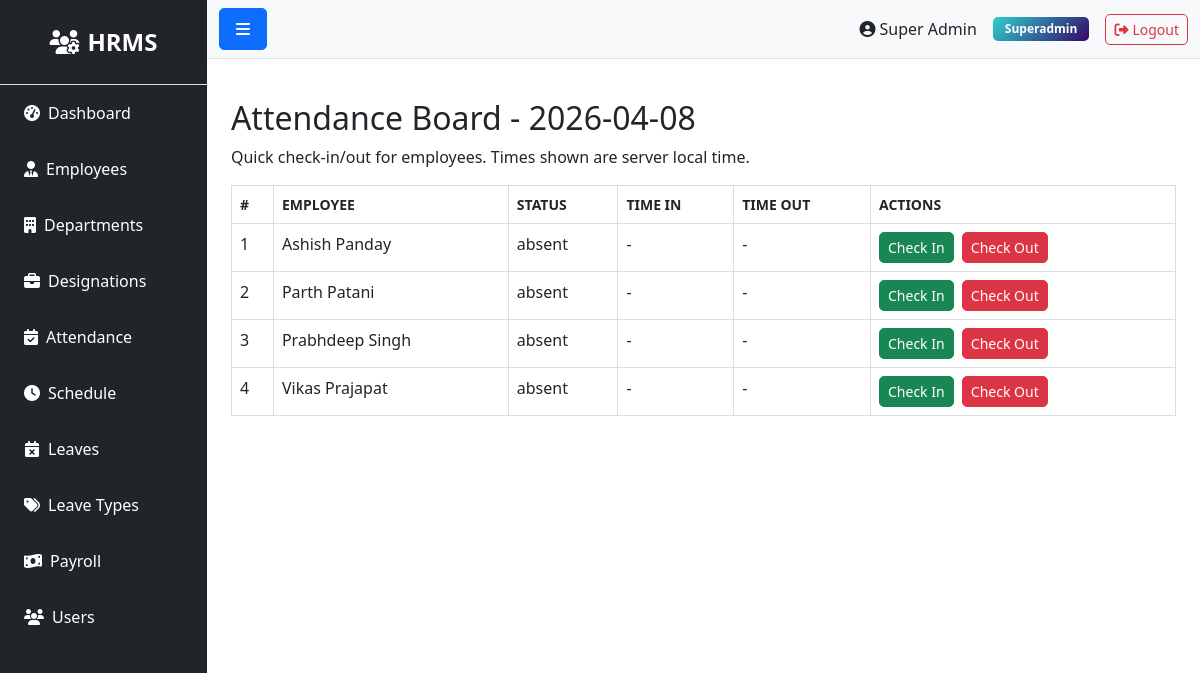
Page /attendance/board (signed in) on the earlier database version.
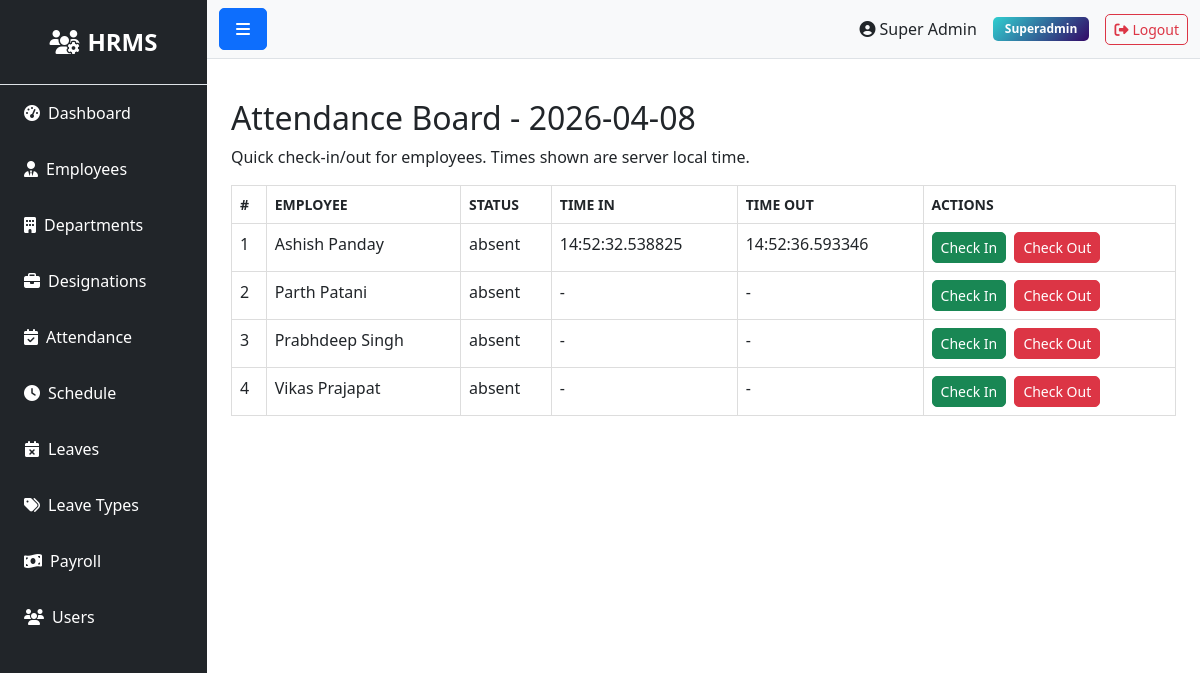
Same page on the later database version.
### models.py (models this page shows, shortened)
class Employee(db.Model):
    __tablename__ = 'employees'
    id = db.Column(db.Integer, primary_key=True)
    department_id = db.Column(db.Integer, db.ForeignKey('departments.id'))
    designation_id = db.Column(db.Integer, db.ForeignKey('designations.id'))
    schedule_id = db.Column(db.Integer, db.ForeignKey('schedules.id'))
    firstname = db.Column(db.String(100), nullable=False)
    lastname = db.Column(db.String(100), nullable=False)
    unique_id = db.Column(db.String(50), unique=True)
    email = db.Column(db.String(100), unique=True)
    phone = db.Column(db.String(20))
    address = db.Column(db.Text)
    dob = db.Column(db.Date)
    gender = db.Column(db.String(10))
    religion = db.Column(db.String(50))
    marital = db.Column(db.String(20))
    image = db.Column(db.String(255))  # Store image filename
    status = db.Column(db.String(20), default='active')
    created_at = db.Column(db.DateTime, default=datetime.utcnow)
    updated_at = db.Column(db.DateTime, default=datetime.utcnow, onupdate=datetime.utcnow)
    attendances = db.relationship('Attendance', backref='employee', lazy=True, cascade='all, delete-orphan')
    checks = db.relationship('Check', backref='employee', lazy=True, cascade='all, delete-orphan')
    salary = db.relationship('Salary', backref='employee', uselist=False, cascade='all, delete-orphan')
    leaves = db.relationship('Leave', backref='employee', lazy=True, cascade='all, delete-orphan')
    late_times = db.relationship('LateTime', backref='employee', lazy=True, cascade='all, delete-orphan')
    over_times = db.relationship('OverTime', backref='employee', lazy=True, cascade='all, delete-orphan')
    payrolls = db.relationship('Payroll', backref='employee', lazy=True, cascade='all, delete-orphan')

class Attendance(db.Model):
    __tablename__ = 'attendances'
    id = db.Column(db.Integer, primary_key=True)
    employee_id = db.Column(db.Integer, db.ForeignKey('employees.id'), nullable=False)
    date = db.Column(db.Date, nullable=False)
    time_in = db.Column(db.Time)
    time_out = db.Column(db.Time)
    status = db.Column(db.String(20))  # present, absent, holiday, weekend
    description = db.Column(db.Text)  # For holiday name or other notes
    created_at = db.Column(db.DateTime, default=datetime.utcnow)
    updated_at = db.Column(db.DateTime, default=datetime.utcnow, onupdate=datetime.utcnow)

### routes/attendance.py (the view)
@bp.route('/board')
@login_required
def board():
    if not current_user.is_authenticated or current_user.role.name not in ['superadmin', 'admin', 'moderator', 'hr']:
        flash('Access denied', 'danger')
        return redirect(url_for('auth.login'))
    current_date = datetime.now().date()
    employees = Employee.query.order_by(Employee.firstname).all()
    attendances = Attendance.query.filter_by(date=current_date).all()
    attendance_map = {a.employee_id: a for a in attendances}
    return render_template('admin/attendance/board.html', employees=employees, attendance_map=attendance_map, date=current_date)

### app.py (called while the page is built)
@login_manager.user_loader
def load_user(user_id):
    try:
        return db.session.get(User, int(user_id))
    except Exception as e:
        app.logger.error(f'Error loading user {user_id}: {str(e)}')
        return None

@app.context_processor
def inject_user():
    pending_leaves = 0
    try:
        if current_user.is_authenticated and getattr(current_user, 'role', None) and current_user.role.name in ['superadmin', 'admin', 'hr']:
            from models import Leave
            pending_leaves = Leave.query.filter_by(status='pending').count()
    except Exception:
        pending_leaves = 0
    return dict(current_user=current_user, pending_leaves=pending_leaves)

### templates/admin/attendance/board.html (shortened to what this page needs)
{% extends "base.html" %}
{% block content %}
<h2>Attendance Board - {{ date }}</h2>
<p>Quick check-in/out for employees. Times shown are server local time.</p>
<table class="table" style="width:100%; border-collapse: collapse;">
  <thead>
    <tr>
      <th style="border:1px solid #ddd;padding:8px;">#</th>
      <th style="border:1px solid #ddd;padding:8px;">Employee</th>
      <th style="border:1px solid #ddd;padding:8px;">Status</th>
      <th style="border:1px solid #ddd;padding:8px;">Time In</th>
      <th style="border:1px solid #ddd;padding:8px;">Time Out</th>
      <th style="border:1px solid #ddd;padding:8px;">Actions</th>
    </tr>
  </thead>
  <tbody>
  {% for emp in employees %}
    {% set a = attendance_map.get(emp.id) %}
    <tr>
      <td style="border:1px solid #ddd;padding:8px;">{{ loop.index }}</td>
      <td style="border:1px solid #ddd;padding:8px;">{{ emp.firstname }} {{ emp.lastname }}</td>
      <td style="border:1px solid #ddd;padding:8px;">{% if a %}{{ a.status or 'present' }}{% else %}absent{% endif %}</td>
      <td style="border:1px solid #ddd;padding:8px;">{% if a and a.time_in %}{{ a.time_in }}{% else %}-{% endif %}</td>
      <td style="border:1px solid #ddd;padding:8px;">{% if a and a.time_out %}{{ a.time_out }}{% else %}-{% endif %}</td>
      <td style="border:1px solid #ddd;padding:8px;">
        <form method="post" action="{{ url_for('attendance.check') }}" style="display:inline-block;margin-right:4px;">
          <button class="btn btn-sm btn-success" type="submit">Check In</button>
        </form>
        <form method="post" action="{{ url_for('attendance.check') }}" style="display:inline-block;margin-right:4px;">
          <button class="btn btn-sm btn-danger" type="submit">Check Out</button>
        </form>
      </td>
    </tr>
  {% endfor %}
  </tbody>
</table>
{% endblock %}

Differences in the rows shown:
shown differently, row unchanged: Employee "Ashish": no longer shows "- -"
changed Attendance (number 1 of 4 on the later page): time_in (not shown) → "14:52:32.538825"; time_out (not shown) → "14:52:36.593346"
